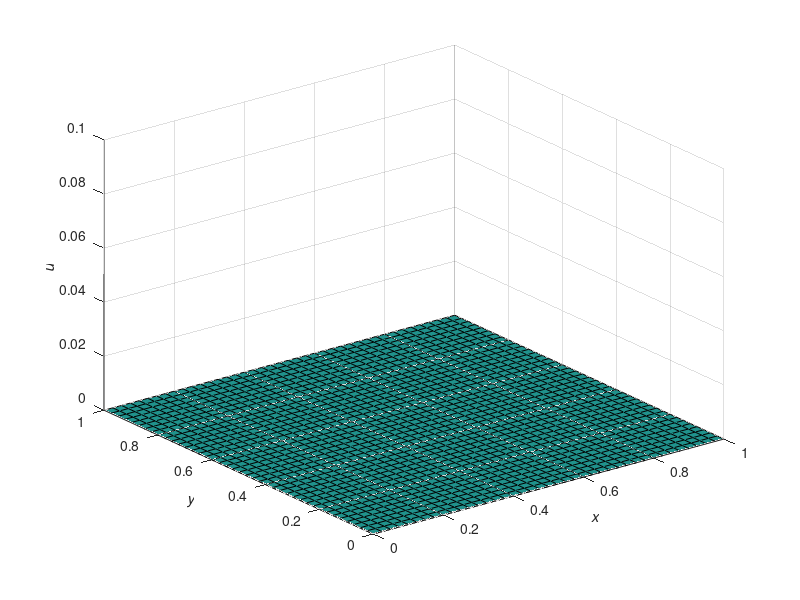

Here is the MATLAB script that generated this plot: (Note: this script raises an error after producing the figure.)
% sor.m
% ME20021
%
% MATLAB script to solve Poisson's equation using the Successive
% Over-Relaxation method.
%
% D N Johnston  10/3/21
%
tic
% set dimensions etc
clear
nx = 41; ny = 41; xmax = 1; ymax = 1;
dx = xmax / (nx-1); dx2 = dx^2;
dy = ymax / (ny-1); dy2 = dy^2;
factor = 2/dx2 + 2/dy2;
S = -1.0;
maxIteration = 5000;
tolerance = 1.e-6;

% create dialog box for entering value of w
answer = inputdlg('Enter the value of relaxation factor');

% convert from string to number
w = str2num(answer{1});
 
% set x and y vectors, and initialise u matrix with initial
% and boundary values (all zero in this case).
x = (0:nx-1) * dx;
y = (0:ny-1) * dy;
u = zeros(ny, nx);
iMid = (nx+1)/2; jMid = (ny+1)/2;

% create surface plot
figure(1)
h = surf(x, y, u);
% shading interp

zlim([0 0.1])
xlabel('\itx'), ylabel('\ity'), zlabel('\itu')
% iteration loop

for iteration = 1:maxIteration
    change = 0;
    % calculate new internal values
    for i=2:nx-1
        for j=2:ny-1
            deltaU = ((u(j,i-1) + u(j,i+1)) / dx2 + ...
                (u(j-1,i) + u(j+1,i)) / dy2 - S) / factor - u(j,i);
            %update u
            u(j,i) = u(j,i) + deltaU * w;
            
            % calculate sum of changes
            change = change + abs(deltaU);
        end
    end
    if iteration == nx + ny - 1
        oldChange = change;
    elseif iteration == nx + ny
        % Set estimated optimum relaxation factor
        w = 2/(1+sqrt(1-change/oldChange))
    end
    % has it converged?
    if change < tolerance
        disp([num2str(iteration) ' iterations taken to converge; '...
            'midpoint value = ' num2str(u((ny+1)/2, (nx+1)/2))])
        break;
    end
    % Update graph
    set(h,'ZData', u);
    drawnow
    uMid(iteration) = u(jMid, iMid);
end
toc
figure(2)
plot(uMid)
xlabel('Iteration')
ylabel('mid-point value')
